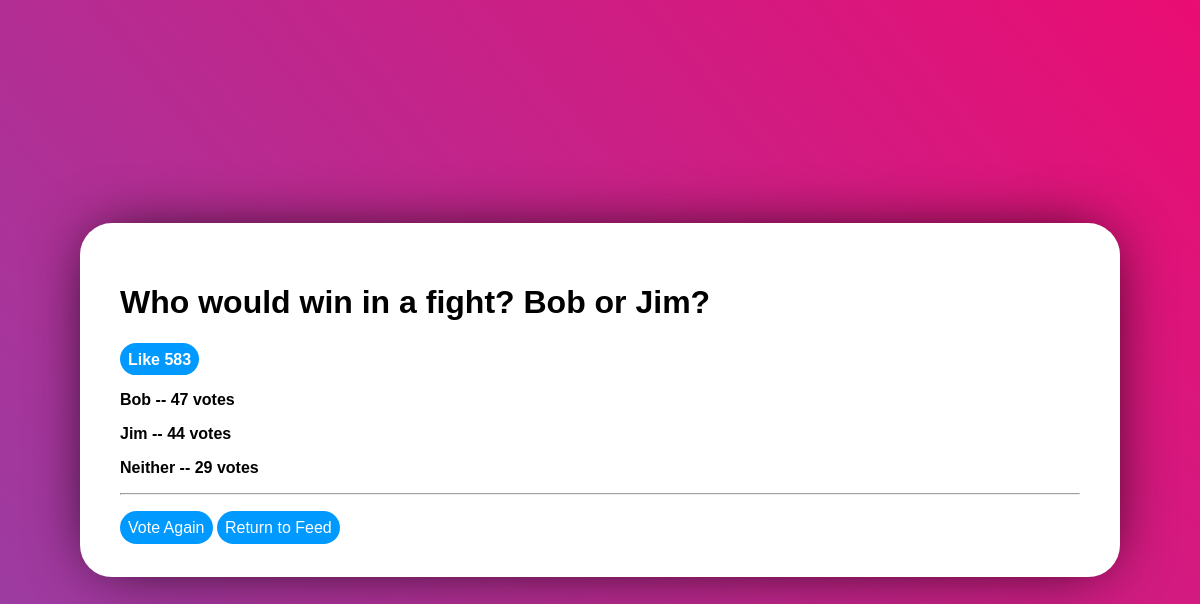
Before: /polling/2/results/ with the older database file.
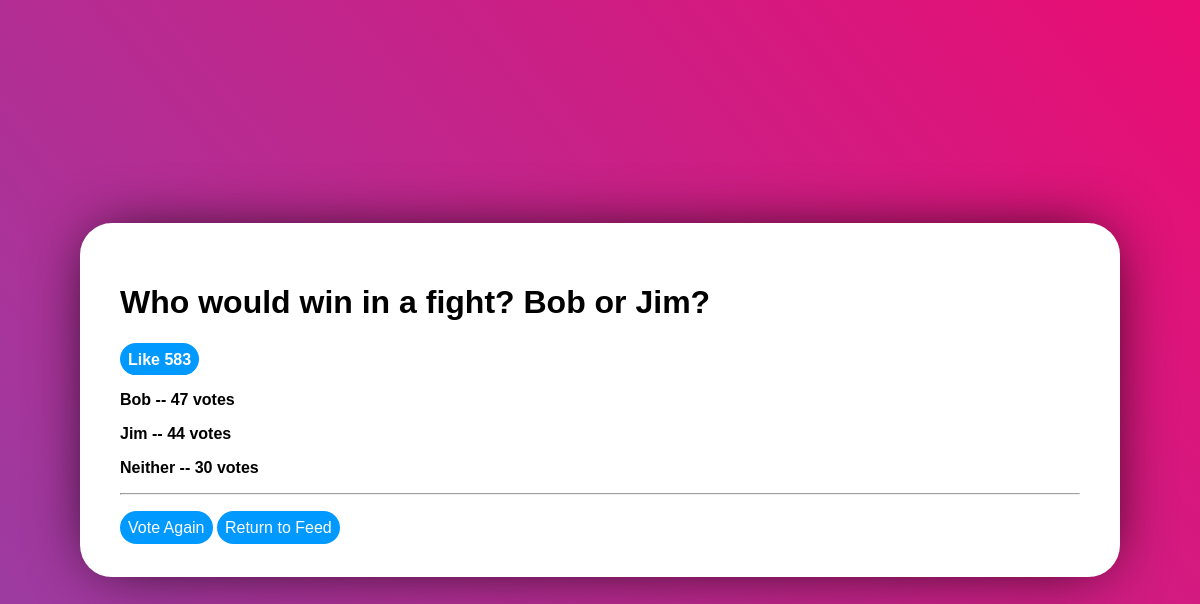
After: the same page with the newer database file.
### polling/models.py (models this page shows, shortened)
class Choice(models.Model):
    question = models.ForeignKey(Question, on_delete=models.CASCADE)
    choiceText = models.CharField(max_length=150)
    votes = models.IntegerField(default=0)

### polling/views.py (the view)
# urls.py: path('<int:pk>/results/', views.ResultsView.as_view(), name='results'),
class ResultsView(generic.DetailView):
    model = Question
    template_name = 'polling/results.html'

### polling/templates/polling/results.html
{% load static %}
<link rel="stylesheet" type="text/css" href="{% static 'polling/style.css' %}">
<div class="VoteDiv">
  <h1>{{ question.questionText}}</h1>
  <input type="submit" class="LikeButton" name="Like" value="Like {{question.likes}}""></input>
  {% for choice in question.choice_set.all %}
    <p>{{ choice.choiceText}} -- {{choice.votes}} vote{{ choice.votes|pluralize}} </p>
  {% endfor %}
  <hr></hr>
  <div class="Space">
    <a href = "{% url 'polling:detail' question.id %}">Vote Again</a>
    <a href = "{% url 'polling:index'%}">Return to Feed</a>
  </div>
</div>

Changed rows visible on the page:
changed Choice "Neither": votes "29" → "30"
